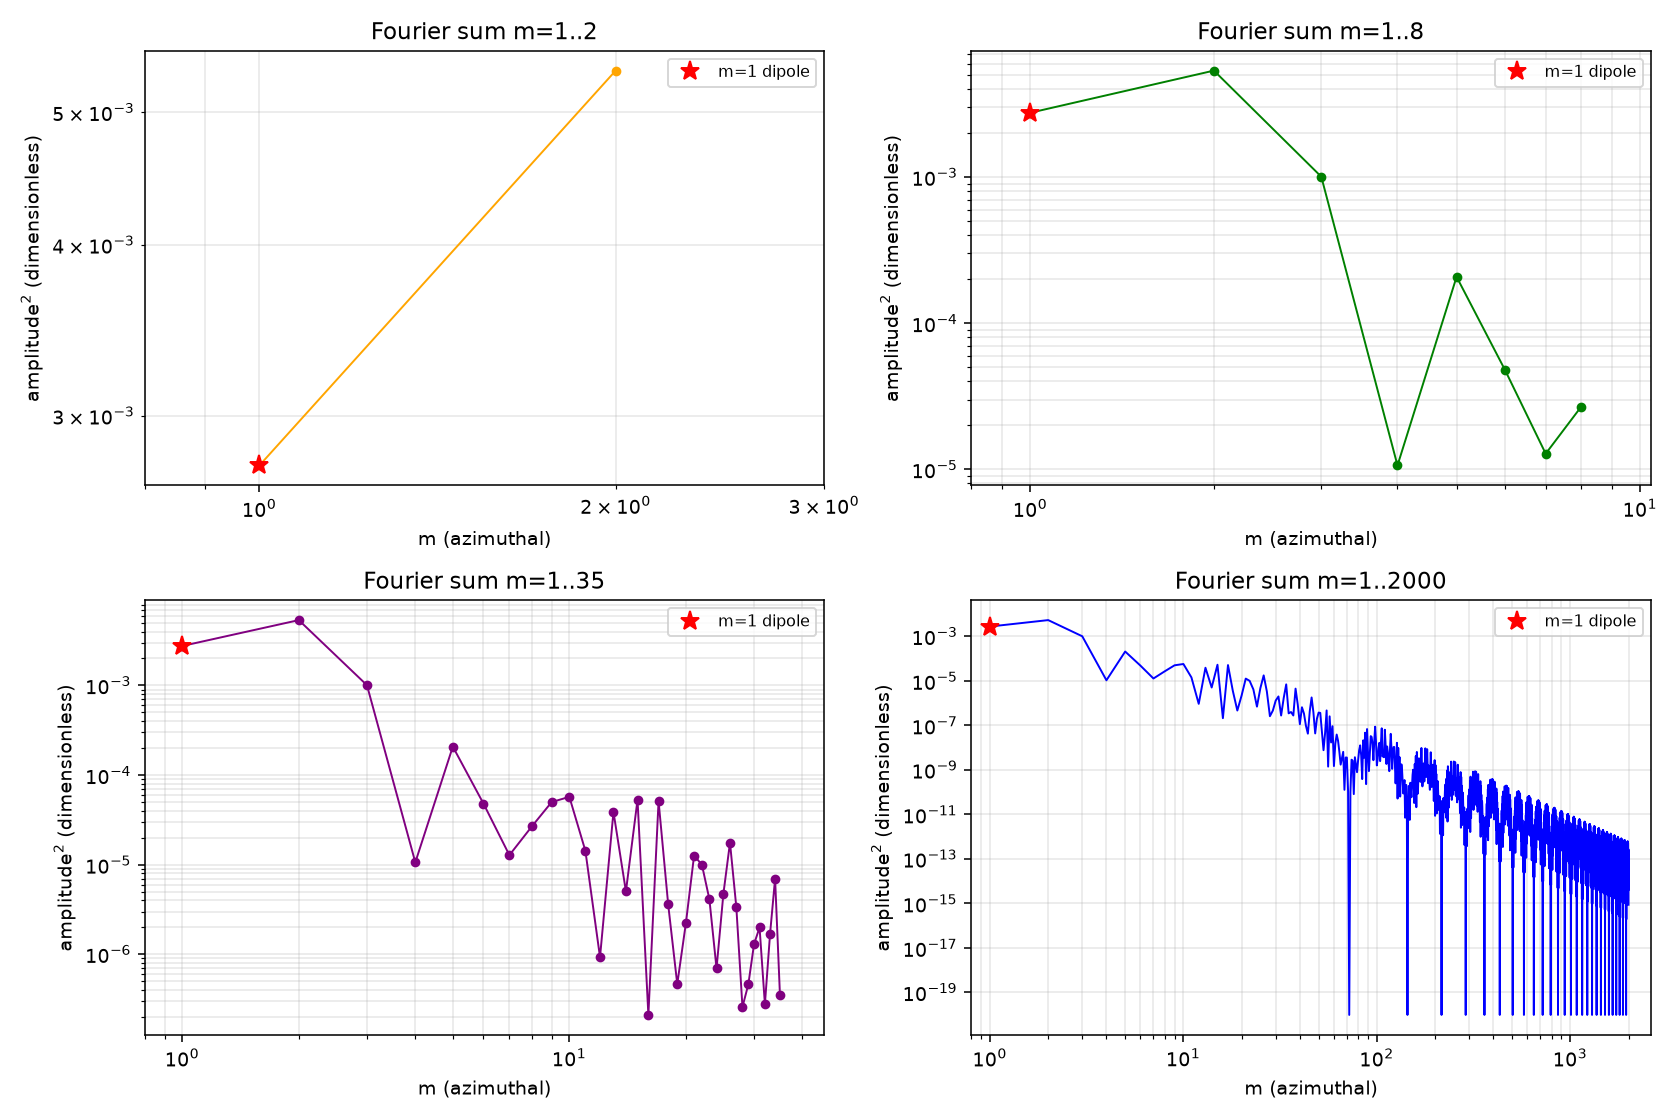

Write the Python code that produced this figure.
# Power spectrum (amp^2 per m) of the connect-the-dots A/A_all Fourier sums truncated at m=2, 8, 35, 2000.
import numpy as np,matplotlib;matplotlib.use('Agg');import matplotlib.pyplot as plt
d=np.genfromtxt('/workspace/cosmology/migkas/fig6_digitized.csv',delimiter=',',names=True);l,y=d['l_deg'],d['A_over_Aall'];o=np.argsort(l);l,y=l[o],y[o]
N=2**16;g=np.arange(N)*360/N;f=np.interp(g,l,y,period=360);C=np.fft.rfft(f)/N;A2=4*np.abs(C)**2  # amp^2 of cos/sin term at m
fig,axs=plt.subplots(2,2,figsize=(12,8))
for a,(M,cl) in zip(axs.flat,[(2,'orange'),(8,'green'),(35,'purple'),(2000,'b')]):
  m=np.arange(1,M+1);p=A2[1:M+1]
  a.loglog(m,p,'o-' if M<=35 else '-',color=cl,ms=4,lw=1);a.plot(1,p[0],'r*',ms=10,label='m=1 dipole')
  a.set_title(f'Fourier sum m=1..{M}');a.set_xlabel('m (azimuthal)');a.set_ylabel('amplitude$^2$ (dimensionless)');a.grid(alpha=.3,which='both');a.set_xlim(.8,max(M*1.3,3));a.legend(fontsize=8)
plt.tight_layout();plt.savefig('A_lines_harm_spectra.png',dpi=140)
print(A2[1:9])
